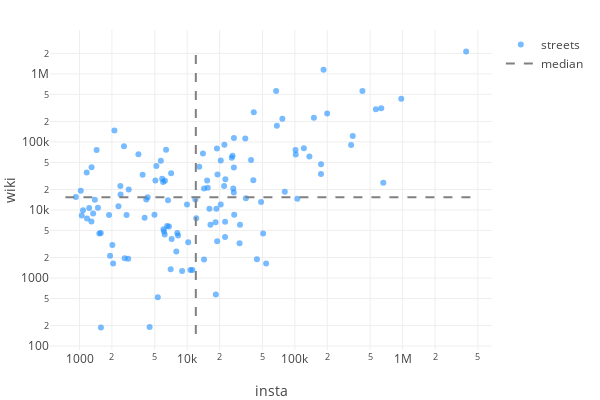

The notebook cell this image was saved under:
### Code cell
insta_wiki_scatter(city_data)

### Figure 1 — Plotly figure (JSON) as saved in the notebook; plotly's stock layout.template omitted (floating-point values rounded to 4 significant figures)
{"data": [{"hoverinfo": "text", "marker": {"color": "dodgerblue", "opacity": 0.6}, "mode": "markers", "name": "streets", "showlegend": true, "text": ["<i>Piazza Del Colosseo</i><br>Colosseum, 2133252<br>Colosseo (Rome Metro..., 6868", "<i>Piazza Di Spagna</i><br>Spanish Steps, 328490<br>Piazza di Spagna, 60540<br>Fontana della Barcac..., 23768<br>Babington's tea room, 9721<br>Keats–Shelley Memori..., 7896", "<i>Piazza Della Rotonda</i><br>Piazza della Rotonda, 15773<br>Fontana del Pantheon, 9430", "<i>Piazza Navona</i><br>Piazza Navona, 200052<br>Fontana dei Quattro ..., 93577<br>Stadium of Domitian, 20042", "<i>Lungotevere Castello</i><br>Castel Sant'Angelo, 300875", "<i>Via Della Salara Vecchia</i><br>Roman Forum, 485531<br>Temple of Vesta, 51295<br>Forum of Caesar, 22192", "<i>Piazza Del Popolo</i><br>Piazza del Popolo, 95407<br>Santa Maria del Popo..., 16790<br>Porta del Popolo, 10163", "<i>Piazza Venezia</i><br>Piazza Venezia, 89786", "<i>Piazza Del Campidoglio</i><br>Capitoline Hill, 162152<br>Capitoline Museums, 80025<br>Metropolitan City of..., 18741", "<i>Via Della Minerva</i><br>Pantheon, Rome, 1147785", "<i>Via Guido Reni</i><br>MAXXI, 47094", "<i>Via Del Corso</i><br>Via del Corso, 24191<br>San Marcello al Cors..., 9520", "<i>Via Del Teatro Di Marcello</i><br>Altare della Patria, 227378", "<i>Ponte Sant'Angelo</i><br>Ponte Sant'Angelo, 60912", "<i>Via Del Pellegrino</i><br>Campo de' Fiori, 80826", "<i>Viale De Coubertin Pietro</i><br>Parco della Musica, 14677", "<i>Piazza Pietro D'Illiria</i><br>Santa Sabina, 49449<br>Orange Garden, Rome, 15798", "<i>Via Tuscolana</i><br>Cinecittà, 66050<br>Anagnina (Rome Metro..., 5388<br>Giulio Agricola (Rom..., 1978<br>Porta Furba - Quadra..., 1553<br>Lucio Sestio (Rome M..., 1207", "<i>Via Dei Condotti</i><br>Antico Caffè Greco, 18465", "<i>Via Di San Gregorio</i><br>Palatine Hill, 219482", "<i>Viale Dei Gladiatori</i><br>Italian Open (tennis..., 144033<br>Foro Italico, 28255", "<i>Piazza Di Trevi</i><br>Trevi Fountain, 561619", "<i>Via Di Pietralata</i><br>Pietralata (Rome Met..., 1636", "<i>Via Flaminia</i><br>Unione Rugby Capitol..., 4519", "<i>Piazza Trilussa</i><br>Ponte Sisto, 13148", "<i>Piazza Camillo Benso Conte Di Cavour</i><br>Teatro Adriano, 1880", "<i>Belvedere Romolo E Remo</i><br>Circus Maximus, 271936", "<i>Via In Miranda</i><br>Regia, 27365", "<i>Viale Della Trinità Dei Monti</i><br>Villa Medici, 54462", "<i>Via Del Governo Vecchio</i><br>Santa Maria in Valli..., 14847", "<i>Piazza Della Bocca Della Verità</i><br>Bocca della Verità, 112507", "<i>Passeggiata Del Gianicolo</i><br>Villa Lante al Giani..., 6063", "<i>Via Del Circo Massimo</i><br>Circo Massimo (Rome ..., 3248", "<i>Via Margutta</i><br>Via Margutta, 8470", "<i>Via Di Ripetta</i><br>Ara Pacis, 111879<br>Via di Ripetta, 2160", "<i>Via Della Lungara</i><br>Villa Farnesina, 27281<br>Palazzo Corsini, Rom..., 13769<br>Santa Croce alla Lun..., 1079", "<i>Via Della Conciliazione</i><br>Via della Conciliazi..., 18069", "<i>Via Dei Fori Imperiali</i><br>Via dei Fori Imperia..., 20741", "<i>Piazza Della Minerva</i><br>Santa Maria sopra Mi..., 53511<br>Piazza della Minerva, 9013", "<i>Via Di San Nicola De' Cesarini</i><br>Largo di Torre Argen..., 58352", "<i>Piazza Grazioli</i><br>Doria Pamphilj Galle..., 28244", "<i>Via Giulia</i><br>Via Giulia, 6687", "<i>Via Appia Nuova</i><br>Capannelle Racecours..., 3991", "<i>Piazzale Ostiense</i><br>Pyramid of Cestius, 66206<br>Protestant Cemetery,..., 24581", "<i>Piazza Di Pietra</i><br>Temple of Hadrian, 22583", "<i>Via Di Santa Maria Dell'Anima</i><br>Sant'Agnese in Agone, 39111<br>Palazzo Pamphilj, 14412", "<i>Via Di Torre Argentina</i><br>Teatro Argentina, 11999", "<i>Via G. Garibaldi</i><br>Janiculum, 33093", "<i>Arco Della Pace</i><br>Chiostro del Bramant..., 3479", "<i>Piazza Colonna</i><br>Column of Marcus Aur..., 49282<br>Piazza Colonna, 19282<br>Galleria Alberto Sor..., 9136<br>Fontana di Piazza Co..., 2136", "<i>Piazza Di San Lorenzo In Lucina</i><br>San Lorenzo in Lucin..., 10425", "<i>Piazza S. Ignazio</i><br>Sant'Ignazio, Rome, 573", "<i>Via Appia Antica</i><br>Appian Way Regional ..., 6619", "<i>Lungotevere Dei Fiorentini</i><br>Ponte Vittorio Emanu..., 6073", "<i>Viale Dello Stadio Dei Marmi</i><br>Stadio dei Marmi, 10424", "<i>Via Bocca Di Leone</i><br>Via Condotti, 21254", "<i>Ponte Milvio</i><br>Ponte Milvio, 27054", "<i>Via Nomentana</i><br>Monte Sacro (quarter..., 1875", "<i>Via Del Salvatore</i><br>Palazzo Madama, 20722", "<i>Piazza Farnese</i><br>Palazzo Farnese, 67333", "<i>Via Del Plebiscito</i><br>Palazzo Venezia, 43280", "<i>Largo Cristina Di Svezia</i><br>Orto Botanico dell'U..., 7577", "<i>Piazza Di San Pantaleo</i><br>Museo di Roma, 8388<br>Palazzo Braschi, 5864", "<i>Via Dell'Aquila Reale</i><br>Torre Maura (Rome Me..., 1316", "<i>Via Giuseppe Toraldo</i><br>Torre Angela (Rome M..., 1313", "<i>Ponte Umberto I</i><br>Ponte Umberto I, 3348", "<i>Piazza Mattei</i><br>Fontana delle Tartar..., 11151<br>Lungotevere De' Cenc..., 845", "<i>Via Di Passo Lombardo</i><br>Vermicino, 1265", "<i>Via Dei Coronari</i><br>Via dei Coronari, 4213", "<i>Corso Vittorio Emanuele Ii</i><br>Corso Vittorio Emanu..., 4585", "<i>Viale Libia</i><br>Libia (Rome Metro), 2457", "<i>Piazza Conca D'Oro</i><br>Conca d'Oro (Rome Me..., 3748", "<i>Via Di Ponte Quattro Capi</i><br>Tiber Island, 34594", "<i>Via Dei Banchi Vecchi</i><br>Santa Lucia del Gonf..., 1350", "<i>Piazza Benedetto Cairoli</i><br>San Carlo ai Catinar..., 5717", "<i>Via Del Gianicolo</i><br>Pontifical North Ame..., 13911", "<i>Via Della Scrofa</i><br>Biblioteca Angelica, 5813", "<i>Via Degli Astalli</i><br>Church of the Gesù, 76892", "<i>Piazza Vidoni</i><br>Sant'Andrea della Va..., 26816", "<i>Via Portuense</i><br>Romics, 4352", "<i>Borgo Sant'Angelo</i><br>Libera Università Ma..., 4819", "<i>Lungotevere Maresciallo Cadorna</i><br>Stadio Olimpico del ..., 5229", "<i>Corso Del Rinascimento</i><br>Sant'Ivo alla Sapien..., 25774", "<i>Via Capo Di Ferro</i><br>Palazzo Spada, 21024<br>Galleria Spada, 7726", "<i>Via Del Tempio</i><br>Roman Ghetto, 52742", "<i>Vicolo Di Febo</i><br>Lungotevere Michelan..., 522", "<i>Piazza Madama</i><br>Senate of the Republ..., 44367", "<i>Piazza Dei Cavalieri Di Malta</i><br>Villa del Priorato d..., 23643<br>Santi Bonifacio ed A..., 3456", "<i>Via Dei Campi Sportivi</i><br>Parioli, 8532", "<i>Piazza Di S. Agostino</i><br>Sant'Agostino, Rome, 190", "<i>Via Delle Vergini</i><br>Via Salaria, 13963<br>Teatro Quirino, 1381", "<i>Via Di Villa Giulia</i><br>National Etruscan Mu..., 14247", "<i>Piazza Della Maddalena</i><br>Santa Maria Maddalen..., 7669", "<i>Piazza Della Trinità Dei Monti</i><br>Trinità dei Monti, 32986", "<i>Via Quattro Novembre</i><br>Trajan's Forum, 65878", "<i>Piazza Dei Tribunali</i><br>Palace of Justice, R..., 19911", "<i>Via Dell'Arco Di Travertino</i><br>Arco di Travertino (..., 1919", "<i>Via Di S. Eustachio</i><br>Sant'Eustachio, 8400", "<i>Ponte Regina Margherita</i><br>Ponte Regina Margher..., 1954", "<i>Via Del Parlamento</i><br>Chamber of Deputies ..., 86269", "<i>Piazza Santi Apostoli</i><br>Santi Apostoli, Rome, 16857", "<i>Viale Degli Ippocastani</i><br>Pincian Hill, 22547", "<i>Piazza Apollodoro</i><br>Palazzetto dello Spo..., 11310", "<i>Piazza Del Arco Di Costantino</i><br>Arch of Constantine, 147198", "<i>Piazza Dei Quiriti</i><br>Fontana della Piazza..., 1640", "<i>Via Di Valle Delle Camene</i><br>Celio (rione of Rome..., 3047", "<i>Piazza Borghese</i><br>Piazza Borghese, 2120", "<i>Piazzale Della Farnesina</i><br>Palazzo della Farnes..., 8399", "<i>Piazza Dei Santi Giovanni E Paolo</i><br>Santi Giovanni e Pao..., 188", "<i>Via Marcantonio Colonna</i><br>St. John's Universit..., 4585", "<i>Via Di S. Ambrogio</i><br>Sant'Angelo, Rome, 4521", "<i>Piazza Dell'Oro</i><br>San Giovanni dei Fio..., 10791", "<i>Piazza Della Libertà</i><br>Castel Gandolfo, 75967", "<i>Piazza Di San Silvestro</i><br>San Silvestro in Cap..., 14075", "<i>Via Dei Penitenzieri</i><br>Santo Spirito in Sas..., 8868", "<i>Via Del Campidoglio</i><br>Temple of Saturn, 42469", "<i>Piazza Della Trinità Dei Pellegrini</i><br>Santissima Trinità d..., 6766", "<i>Largo Fontanella Di Borghese</i><br>Palazzo Borghese, 10721", "<i>Viale Nilde Iotti</i><br>Villa Celimontana, 7477", "<i>Via Sacra</i><br>Temple of Venus and ..., 35443", "<i>Via Del Banco Di Santo Spirito</i><br>Campo Marzio, 9938", "<i>Piazza Di S. Apollinare</i><br>Pontifical Universit..., 8324", "<i>Piazzale Della Stazione Tiburtina</i><br>Roma Tiburtina railw..., 19225", "<i>Via Nicola Zabaglia</i><br>Testaccio, 15461"], "textfont": {"color": "lightgrey", "size": 8}, "type": "scatter", "uid": "efe27a4c-58aa-11e9-9ce4-3c15c2cf2370", "x": [3893310, 972006, 662078, 634145, 565313, 424085, 344815, 332977, 199391, 184596, 175052, 174802, 150128, 136373, 121146, 105343, 101887, 101375, 80594, 76492, 68068, 66969, 54037, 50691, 48528, 44446, 41517, 41139, 39173, 35050, 34634, 30915, 30632, 27321, 27161, 27149, 27113, 26784, 26390, 25946, 22629, 22499, 22464, 22158, 22028, 20507, 20490, 19118, 18980, 18877, 18678, 18449, 18350, 16447, 16091, 15518, 15322, 14340, 14319, 14008, 12946, 12132, 11920, 11184, 10715, 10225, 9956, 8973, 8229, 8087, 7927, 7176, 7093, 7024, 6768, 6637, 6514, 6369, 6215, 6181, 6090, 6026, 5978, 5853, 5693, 5331, 5177, 5071, 4968, 4478, 4292, 4166, 4026, 3857, 3525, 2865, 2835, 2734, 2627, 2589, 2407, 2395, 2299, 2111, 2052, 2019, 1922, 1882, 1581, 1577, 1528, 1483, 1442, 1388, 1339, 1295, 1291, 1230, 1174, 1166, 1078, 1050, 1027, 925], "y": [2140120, 430415, 25203, 313671, 300875, 559018, 122360, 89786, 260918, 1147785, 47094, 33711, 227378, 60912, 80826, 14677, 65247, 76176, 18465, 219482, 172288, 561619, 1636, 4519, 13148, 1880, 271936, 27365, 54462, 14847, 112507, 6063, 3248, 8470, 114039, 42129, 18069, 20741, 62524, 58352, 28244, 6687, 3991, 90787, 22583, 53523, 11999, 33093, 3479, 79836, 10425, 573, 6619, 6073, 10424, 21254, 27054, 1875, 20722, 67333, 43280, 7577, 14252, 1316, 1313, 3348, 11996, 1265, 4213, 4585, 2457, 3748, 34594, 1350, 5717, 13911, 5813, 76892, 26816, 4352, 4819, 5229, 25774, 28750, 52742, 522, 44367, 27099, 8532, 190, 15344, 14247, 7669, 32986, 65878, 19911, 1919, 8400, 1954, 86269, 16857, 22547, 11310, 147198, 1640, 3047, 2120, 8399, 188, 4585, 4521, 10791, 75967, 14075, 8868, 42469, 6766, 10721, 7477, 35443, 9938, 8324, 19225, 15461]}, {"hoverinfo": "none", "line": {"color": "grey", "dash": "dash", "width": 2}, "mode": "lines", "name": "median", "showlegend": true, "type": "scatter", "uid": "efe27cfe-58aa-11e9-a723-3c15c2cf2370", "x": [740, 4671972], "y": [15400.0, 15400.0]}, {"hoverinfo": "none", "line": {"color": "grey", "dash": "dash", "width": 2}, "mode": "lines", "showlegend": false, "type": "scatter", "uid": "efe27eac-58aa-11e9-8c4d-3c15c2cf2370", "x": [12026, 12026], "y": [150.4, 2568144]}], "layout": {"height": 400, "hovermode": "closest", "margin": {"b": 50, "l": 50, "r": 30, "t": 30}, "width": 600, "xaxis": {"title": "insta", "type": "log"}, "yaxis": {"title": "wiki", "type": "log"}}}
